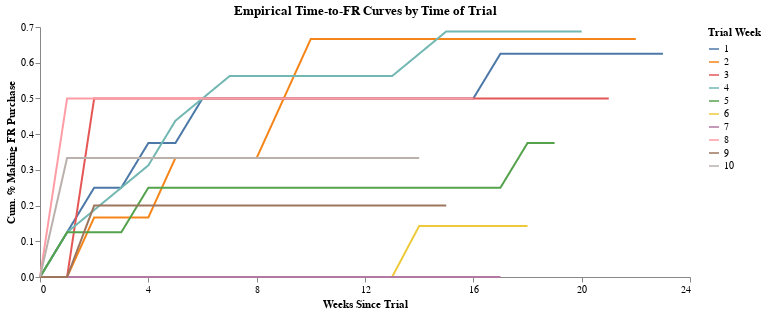

This figure's notebook cell:
### Code cell
(
    ChartTemp(cum_fr_by_trial.filter(pl.col('Trial Week') <= 10).collect())
    .line_encode(x_col='FR Delta',x_title='Weeks Since Trial',y_col='Cum FR by Trial', y_title='Cum. % Making FR Purchase', color='Trial Week:N', x_range=24)
    .line_prop('Empirical Time-to-FR Curves by Time of Trial')
)

### Figure 1 — Vega-Lite specification as saved in the notebook (floating-point values rounded to 4 significant figures; data arrays with more than 128 entries replaced by an {"elided": "..."} marker saying what was removed)
{"$schema": "https://vega.github.io/schema/vega-lite/v5.20.1.json", "config": {"axisX": {"grid": false}, "axisY": {"grid": false}, "view": {"continuousHeight": 300, "continuousWidth": 300, "stroke": null}}, "data": {"name": "data-ffe51e85ff76d25c1a97c588e1dbe614"}, "datasets": {"data-ffe51e85ff76d25c1a97c588e1dbe614": {"elided": "250 records"}}, "encoding": {"color": {"field": "Trial Week", "type": "nominal"}, "x": {"axis": {"labelExpr": "datum.value", "title": "Weeks Since Trial", "values": [0, 4, 8, 12, 16, 20, 24]}, "field": "FR Delta", "scale": {"domain": [0, 24]}, "type": "quantitative"}, "y": {"field": "Cum FR by Trial", "scale": {}, "title": "Cum. % Making FR Purchase", "type": "quantitative"}}, "height": 250, "mark": {"strokeDash": [1, 0], "strokeWidth": 2, "type": "line"}, "title": "Empirical Time-to-FR Curves by Time of Trial", "width": 650}
